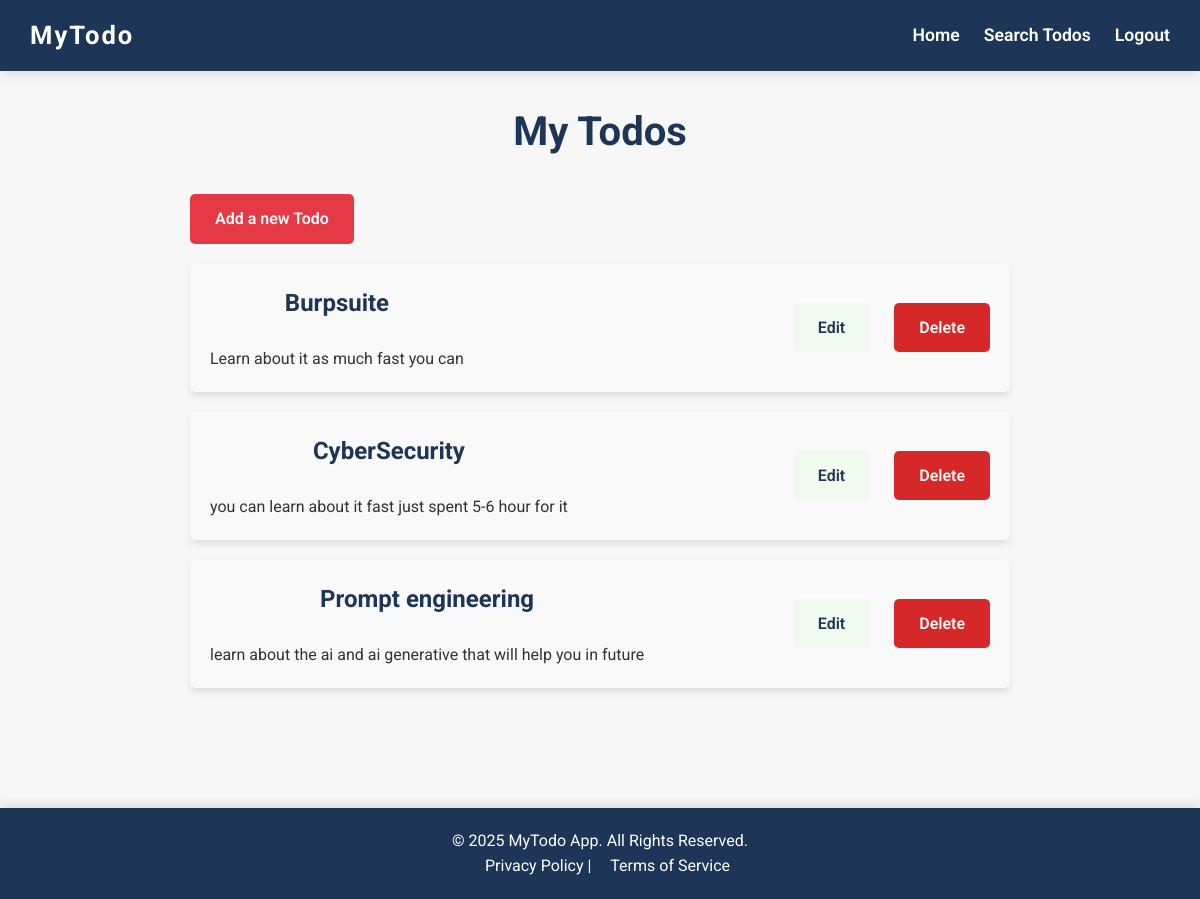
The page / (signed in) on the database its author committed.
### tables this page shows
CREATE TABLE todos (
                        id INTEGER PRIMARY KEY AUTOINCREMENT,
                        user_id INTEGER NOT NULL,
                        title TEXT NOT NULL,
                        description TEXT NOT NULL,
                        FOREIGN KEY (user_id) REFERENCES users(id));

### app.py (the view)
@app.route('/')
def home():
    if 'user_id' in session:
        user_id = session['user_id']
        with get_db() as db:
            todos = db.execute('SELECT * FROM todos WHERE user_id = ?', (user_id,)).fetchall()
        return render_template('index.html', todos=todos)
    return redirect(url_for('login'))

### app.py (called while the page is built)
def get_db():
    conn = sqlite3.connect(DATABASE)
    conn.row_factory = sqlite3.Row
    return conn

### templates/index.html (shortened to what this page needs)
{% extends 'base.html' %}
{% block body %}
  <div class="container">
    <h1>My Todos</h1>
    <a href="/add" class="button primary-btn">Add a new Todo</a>
    {% if todos %}
      <ul class="todos-list">
        {% for todo in todos %}
          <li class="todo-item">
            <div class="todo-info">
              <h3>{{ todo.title }}</h3>
              <p>{{ todo.description }}</p>
            </div>
            <div class="todo-actions">
              <a href="/update/{{ todo.id }}" class="button secondary-btn">Edit</a>
              <a href="/delete/{{ todo.id }}" class="button danger-btn" onclick="return confirm('Are you sure you want to delete this todo?')">Delete</a>
            </div>
          </li>
        {% endfor %}
      </ul>
    {% else %}
      <p>No todos found. Start by adding a new todo!</p>
    {% endif %}
  </div>
{% endblock %}

### templates/base.html (shortened to what this page needs)
<!doctype html>
<html lang="en">
<head>
  <link href="https://cdnjs.cloudflare.com/ajax/libs/font-awesome/5.15.3/css/all.min.css" rel="stylesheet">
</head>
<body>
  <nav>
    <div class="brand">MyTodo</div>
    <div>
      {% if 'user_id' in session %}
        <a href="/">Home</a>
        <a href="/search">Search Todos</a>
        <a href="/logout">Logout</a>
      {% else %}
        <a href="/login">Login</a> | <a href="/register">Register</a>
      {% endif %}
    </div>
  </nav>
  <div class="container">
    {% block body %}{% endblock %}
  </div>
  <footer>
    <p>&copy; 2025 MyTodo App. All Rights Reserved.</p>
    <a href="#">Privacy Policy</a> | <a href="#">Terms of Service</a>
  </footer>
</body>
</html>

### templates/base.html (style rules this page uses)
* { margin: 0; padding: 0; box-sizing: border-box; }
body { font-family: 'Roboto', sans-serif; background-color: #f7f7f7; color: #333; line-height: 1.6; }
nav { background-color: #1d3557; color: white; padding: 15px 30px; display: flex; justify-content: space-between; align-items: center; box-shadow: 0 4px 10px rgba(0, 0, 0, 0.1); position: fixed; top: 0; left: 0; right: 0; z-index: 1000; }
nav a { color: #fff; text-decoration: none; font-size: 1.1em; font-weight: 600; margin-left: 20px; transition: color 0.3s ease; }
nav .brand { font-size: 1.6em; font-weight: 700; letter-spacing: 2px; }
.container { max-width: 1200px; margin: 0 auto; padding: 80px 20px 40px; }
h1, h2, h3 { color: #1d3557; font-weight: 700; text-align: center; margin-bottom: 1em; }
h1 { font-size: 2.5em; }
h3 { font-size: 1.5em; color: #555; }
button, .button { background-color: #e63946; color: white; padding: 10px 20px; border: none; border-radius: 5px; cursor: pointer; font-weight: 600; transition: background-color 0.3s ease; }
footer { background-color: #1d3557; color: white; padding: 20px 0; text-align: center; position: relative; bottom: 0; width: 100%; box-shadow: 0 -4px 10px rgba(0, 0, 0, 0.1); }
footer a { color: #fff; text-decoration: none; font-size: 1em; margin-left: 15px; }

### templates/index.html (style rules this page uses)
.container { max-width: 900px; margin: 0 auto; padding: 50px 20px; }
h1 { text-align: center; font-size: 2.5em; color: #1d3557; margin-bottom: 30px; }
.button { display: inline-block; padding: 12px 25px; font-size: 1em; border-radius: 5px; text-align: center; text-decoration: none; transition: background-color 0.3s ease; }
.primary-btn { background-color: #e63946; color: white; margin-bottom: 20px; }
.secondary-btn { background-color: #f1faee; color: #1d3557; margin-right: 10px; }
.danger-btn { background-color: #d62828; color: white; }
.todos-list { list-style-type: none; padding: 0; }
.todo-item { background-color: #f9f9f9; margin-bottom: 20px; padding: 20px; border-radius: 5px; display: flex; justify-content: space-between; align-items: center; box-shadow: 0 4px 6px rgba(0, 0, 0, 0.1); transition: transform 0.2s ease; }
.todo-info h3 { font-size: 1.5em; color: #1d3557; }
.todo-info p { color: #333; }
.todo-actions a { margin-left: 10px; }

### rows shown on the page
todos: title "Burpsuite", description "Learn about it as much fast you can"
todos: title "CyberSecurity", description "you can learn about it fast just spent 5-6 hour for it"
todos: title "Prompt engineering", description "learn about the ai and ai generative that will help you in future"
